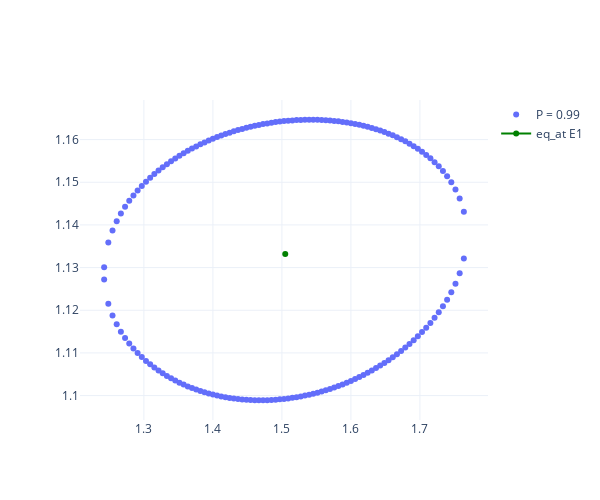

The cell this chart's notebook holds for it:
### Code cell
plot_eq(eq_at, fig, color='green',name='eq_at E1')
fig

### Figure 1 — Plotly figure (JSON) as saved in the notebook; plotly's stock layout.template omitted (floating-point values rounded to 4 significant figures; data arrays with more than 128 entries replaced by an {"elided": "..."} marker saying what was removed)
{"data": [{"mode": "markers", "name": "P = 0.99", "type": "scatter", "x": {"elided": "174 float values"}, "y": {"elided": "174 float values"}}, {"line": {"color": "green"}, "name": "eq_at E1", "type": "scatter", "x": [1.505], "y": [1.133]}], "layout": {"height": 500, "width": 600}}
